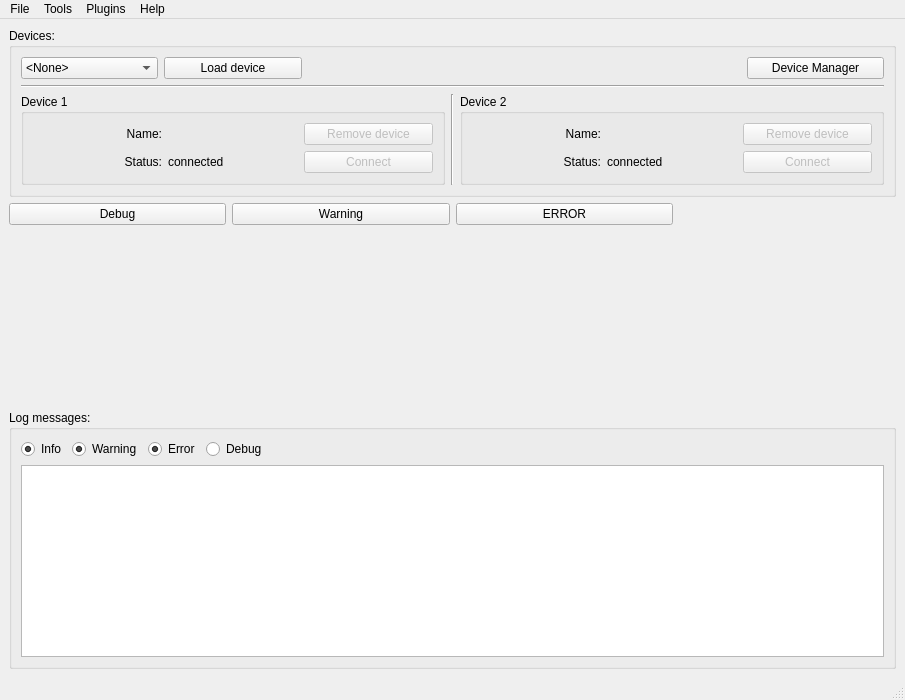
<?xml version="1.0" encoding="UTF-8"?>
<ui version="4.0">
 <class>MainWindow</class>
 <widget class="QMainWindow" name="MainWindow">
  <property name="geometry">
   <rect>
    <x>0</x>
    <y>0</y>
    <width>905</width>
    <height>700</height>
   </rect>
  </property>
  <property name="sizePolicy">
   <sizepolicy hsizetype="Maximum" vsizetype="Preferred">
    <horstretch>0</horstretch>
    <verstretch>0</verstretch>
   </sizepolicy>
  </property>
  <property name="minimumSize">
   <size>
    <width>900</width>
    <height>700</height>
   </size>
  </property>
  <property name="windowTitle">
   <string>Frequency-meter application</string>
  </property>
  <widget class="QWidget" name="centralwidget">
   <layout class="QGridLayout" name="gridLayout_2">
    <item row="0" column="0">
     <layout class="QGridLayout" name="gridLayout">
      <item row="2" column="0">
       <spacer name="verticalSpacer">
        <property name="orientation">
         <enum>Qt::Vertical</enum>
        </property>
        <property name="sizeHint" stdset="0">
         <size>
          <width>20</width>
          <height>40</height>
         </size>
        </property>
       </spacer>
      </item>
      <item row="1" column="0">
       <widget class="QPushButton" name="DebugButton">
        <property name="text">
         <string>Debug</string>
        </property>
       </widget>
      </item>
      <item row="1" column="2">
       <widget class="QPushButton" name="ErrorButton">
        <property name="text">
         <string>ERROR</string>
        </property>
       </widget>
      </item>
      <item row="1" column="1">
       <widget class="QPushButton" name="WarnButton">
        <property name="text">
         <string>Warning</string>
        </property>
       </widget>
      </item>
      <item row="3" column="0" colspan="4">
       <widget class="QGroupBox" name="groupBox">
        <property name="enabled">
         <bool>true</bool>
        </property>
        <property name="title">
         <string>Log messages:</string>
        </property>
        <layout class="QGridLayout" name="gridLayout_3">
         <item row="1" column="1">
          <widget class="QRadioButton" name="WarnCheck">
           <property name="text">
            <string>Warning</string>
           </property>
           <property name="checked">
            <bool>true</bool>
           </property>
           <property name="autoExclusive">
            <bool>false</bool>
           </property>
          </widget>
         </item>
         <item row="2" column="0" rowspan="2" colspan="5">
          <widget class="QTextBrowser" name="LoggerBrowser">
           <property name="font">
            <font>
             <pointsize>14</pointsize>
            </font>
           </property>
           <property name="cursor" stdset="0">
            <cursorShape>ArrowCursor</cursorShape>
           </property>
           <property name="autoFillBackground">
            <bool>false</bool>
           </property>
           <property name="textInteractionFlags">
            <set>Qt::LinksAccessibleByKeyboard|Qt::LinksAccessibleByMouse|Qt::TextBrowserInteraction|Qt::TextSelectableByKeyboard|Qt::TextSelectableByMouse</set>
           </property>
          </widget>
         </item>
         <item row="1" column="4">
          <spacer name="horizontalSpacer_2">
           <property name="orientation">
            <enum>Qt::Horizontal</enum>
           </property>
           <property name="sizeHint" stdset="0">
            <size>
             <width>80</width>
             <height>20</height>
            </size>
           </property>
          </spacer>
         </item>
         <item row="1" column="0">
          <widget class="QRadioButton" name="InfoCheck">
           <property name="text">
            <string>Info</string>
           </property>
           <property name="checked">
            <bool>true</bool>
           </property>
           <property name="autoExclusive">
            <bool>false</bool>
           </property>
          </widget>
         </item>
         <item row="1" column="2">
          <widget class="QRadioButton" name="ErrorCheck">
           <property name="text">
            <string>Error</string>
           </property>
           <property name="checked">
            <bool>true</bool>
           </property>
           <property name="autoExclusive">
            <bool>false</bool>
           </property>
          </widget>
         </item>
         <item row="1" column="3">
          <widget class="QRadioButton" name="DebugCheck">
           <property name="enabled">
            <bool>true</bool>
           </property>
           <property name="text">
            <string>Debug</string>
           </property>
           <property name="autoExclusive">
            <bool>false</bool>
           </property>
          </widget>
         </item>
        </layout>
       </widget>
      </item>
      <item row="0" column="0" colspan="4">
       <widget class="QGroupBox" name="groupBox_2">
        <property name="title">
         <string>Devices:</string>
        </property>
        <layout class="QGridLayout" name="gridLayout_6">
         <item row="3" column="4" colspan="3">
          <widget class="QGroupBox" name="groupBox_4">
           <property name="title">
            <string>Device 2</string>
           </property>
           <layout class="QGridLayout" name="gridLayout_5">
            <item row="0" column="0">
             <widget class="QLabel" name="label_3">
              <property name="text">
               <string>Name:</string>
              </property>
              <property name="alignment">
               <set>Qt::AlignRight|Qt::AlignTrailing|Qt::AlignVCenter</set>
              </property>
             </widget>
            </item>
            <item row="1" column="0">
             <widget class="QLabel" name="Status2Label_1">
              <property name="text">
               <string>Status:</string>
              </property>
              <property name="alignment">
               <set>Qt::AlignRight|Qt::AlignTrailing|Qt::AlignVCenter</set>
              </property>
             </widget>
            </item>
            <item row="0" column="1">
             <widget class="QLabel" name="Device2NameLabel">
              <property name="text">
               <string/>
              </property>
             </widget>
            </item>
            <item row="1" column="1">
             <widget class="QLabel" name="Status2Label_2">
              <property name="text">
               <string>connected</string>
              </property>
             </widget>
            </item>
            <item row="0" column="2">
             <widget class="QPushButton" name="RemoveDevice2Button">
              <property name="enabled">
               <bool>false</bool>
              </property>
              <property name="text">
               <string>Remove device</string>
              </property>
             </widget>
            </item>
            <item row="1" column="2">
             <widget class="QPushButton" name="connectButton_2">
              <property name="enabled">
               <bool>false</bool>
              </property>
              <property name="text">
               <string>Connect</string>
              </property>
             </widget>
            </item>
           </layout>
          </widget>
         </item>
         <item row="1" column="6">
          <widget class="QPushButton" name="DeviceMngButton">
           <property name="text">
            <string>Device Manager</string>
           </property>
          </widget>
         </item>
         <item row="3" column="0" colspan="3">
          <widget class="QGroupBox" name="groupBox_3">
           <property name="title">
            <string>Device 1</string>
           </property>
           <layout class="QGridLayout" name="gridLayout_4">
            <item row="1" column="2">
             <widget class="QLabel" name="Status1Label_2">
              <property name="text">
               <string>connected</string>
              </property>
             </widget>
            </item>
            <item row="0" column="1">
             <widget class="QLabel" name="label">
              <property name="text">
               <string>Name:</string>
              </property>
              <property name="alignment">
               <set>Qt::AlignRight|Qt::AlignTrailing|Qt::AlignVCenter</set>
              </property>
             </widget>
            </item>
            <item row="0" column="2">
             <widget class="QLabel" name="Device1NameLabel">
              <property name="text">
               <string/>
              </property>
             </widget>
            </item>
            <item row="1" column="1">
             <widget class="QLabel" name="Status1Label_1">
              <property name="enabled">
               <bool>true</bool>
              </property>
              <property name="text">
               <string>Status:</string>
              </property>
              <property name="alignment">
               <set>Qt::AlignRight|Qt::AlignTrailing|Qt::AlignVCenter</set>
              </property>
             </widget>
            </item>
            <item row="0" column="3">
             <widget class="QPushButton" name="RemoveDevice1Button">
              <property name="enabled">
               <bool>false</bool>
              </property>
              <property name="text">
               <string>Remove device</string>
              </property>
             </widget>
            </item>
            <item row="1" column="3">
             <widget class="QPushButton" name="connectButton_1">
              <property name="enabled">
               <bool>false</bool>
              </property>
              <property name="text">
               <string>Connect</string>
              </property>
             </widget>
            </item>
           </layout>
          </widget>
         </item>
         <item row="2" column="0" colspan="7">
          <widget class="Line" name="line">
           <property name="orientation">
            <enum>Qt::Horizontal</enum>
           </property>
          </widget>
         </item>
         <item row="1" column="1">
          <widget class="QPushButton" name="LoadDeviceButton">
           <property name="text">
            <string>Load device</string>
           </property>
          </widget>
         </item>
         <item row="1" column="0">
          <widget class="QComboBox" name="DeviceComboBox">
           <item>
            <property name="text">
             <string>&lt;None&gt;</string>
            </property>
           </item>
           <item>
            <property name="text">
             <string>DE1_SoC</string>
            </property>
           </item>
          </widget>
         </item>
         <item row="1" column="2" colspan="4">
          <spacer name="horizontalSpacer_3">
           <property name="orientation">
            <enum>Qt::Horizontal</enum>
           </property>
           <property name="sizeHint" stdset="0">
            <size>
             <width>40</width>
             <height>20</height>
            </size>
           </property>
          </spacer>
         </item>
         <item row="3" column="3">
          <widget class="Line" name="line_2">
           <property name="orientation">
            <enum>Qt::Vertical</enum>
           </property>
          </widget>
         </item>
        </layout>
       </widget>
      </item>
      <item row="1" column="3" rowspan="2">
       <layout class="QVBoxLayout" name="plotVLayout"/>
      </item>
     </layout>
    </item>
   </layout>
  </widget>
  <widget class="QStatusBar" name="statusbar"/>
  <widget class="QMenuBar" name="menuBar">
   <property name="geometry">
    <rect>
     <x>0</x>
     <y>0</y>
     <width>905</width>
     <height>25</height>
    </rect>
   </property>
   <widget class="QMenu" name="menuFile">
    <property name="title">
     <string>File</string>
    </property>
    <addaction name="actionExit"/>
   </widget>
   <widget class="QMenu" name="menuHelp">
    <property name="title">
     <string>Help</string>
    </property>
    <addaction name="actionAbout"/>
   </widget>
   <widget class="QMenu" name="menuPlugins">
    <property name="title">
     <string>Plugins</string>
    </property>
    <addaction name="actionFPGA_sensor_callibrator"/>
   </widget>
   <widget class="QMenu" name="menuTools">
    <property name="title">
     <string>Tools</string>
    </property>
    <addaction name="actionDevice_Manager"/>
   </widget>
   <addaction name="menuFile"/>
   <addaction name="menuTools"/>
   <addaction name="menuPlugins"/>
   <addaction name="menuHelp"/>
  </widget>
  <action name="actionFile">
   <property name="text">
    <string>File</string>
   </property>
  </action>
  <action name="actionSave">
   <property name="text">
    <string>Save</string>
   </property>
  </action>
  <action name="actionLoad">
   <property name="text">
    <string>Load</string>
   </property>
  </action>
  <action name="actionExit">
   <property name="text">
    <string>Quit</string>
   </property>
  </action>
  <action name="actionLog_console">
   <property name="checkable">
    <bool>true</bool>
   </property>
   <property name="text">
    <string>Log messages</string>
   </property>
  </action>
  <action name="actionAbout">
   <property name="text">
    <string>About ...</string>
   </property>
  </action>
  <action name="actionFPGA_sensor_callibrator">
   <property name="enabled">
    <bool>false</bool>
   </property>
   <property name="text">
    <string>FPGA sensor callibrator</string>
   </property>
  </action>
  <action name="actionDevice_manager">
   <property name="checkable">
    <bool>true</bool>
   </property>
   <property name="text">
    <string>Device manager</string>
   </property>
  </action>
  <action name="actionDevice_Manager">
   <property name="text">
    <string>Device manager ...</string>
   </property>
  </action>
  <action name="actionEdit">
   <property name="text">
    <string>Edit</string>
   </property>
  </action>
 </widget>
 <resources/>
 <connections/>
</ui>
